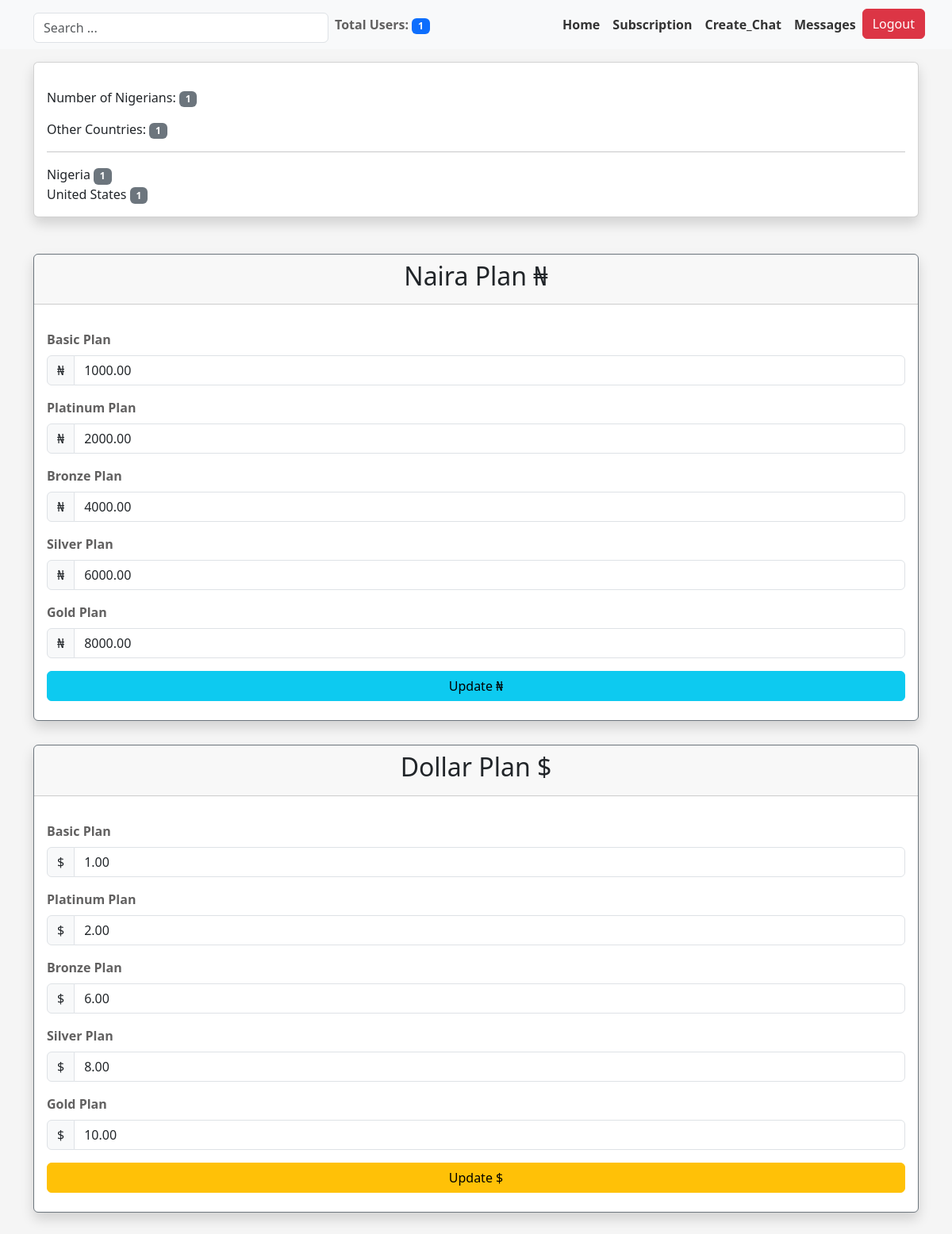
The page /superadmin (signed in) on the database its author committed.
### subscription/models.py (models this page shows, shortened)
class NairaSubscriptionPlan(models.Model):
    PLAN_CHOICES = (
        ('Basic', 'Basic - Daily Plan'),
        ('Platinum', 'Platinum - Monthly Plan'),
        ('Bronze', 'Bronze - Quarterly Plan'),
        ('Silver', 'Silver - Biannual Plan'),
        ('Gold', 'Gold - Annual Plan'),
        ('ForeignBasic', 'Basic - Daily Plan'),
        ('ForeignPlatinum', 'Platinum - Monthly Plan'),
        ('ForeignBronze', 'Bronze - Quarterly Plan'),
        ('ForeignSilver', 'Silver - Biannual Plan'),
        ('ForeignGold', 'Gold - Annual Plan'),
    )
    plan_type = models.CharField(max_length=20, choices=PLAN_CHOICES)
    price = models.DecimalField(max_digits=10, decimal_places=2)

class DollarSubscriptionPlan(models.Model):
    PLAN_CHOICES = (
        ('Basic', 'Basic - Daily Plan'),
        ('Platinum', 'Platinum - Monthly Plan'),
        ('Bronze', 'Bronze - Quarterly Plan'),
        ('Silver', 'Silver - Biannual Plan'),
        ('Gold', 'Gold - Annual Plan'),
    )
    plan_type = models.CharField(max_length=20, choices=PLAN_CHOICES)
    price = models.DecimalField(max_digits=10, decimal_places=2)

### myapp/views.py (the view, shortened to what this page needs)
# urls.py: path('superadmin', views.superadmin, name="superadmin"),
@login_required(login_url='superadminlogin')
def superadmin(request):
    if request.user.is_authenticated:
        if request.user.email == 'admin@admin.com':
            users = User.objects.all()
            number = users.count() - 1  # Total number of users
            other_country = 0
            nigeria = 0
            usercountry = User.objects.values('country').annotate(
                count=Count('country')).order_by('country')
            for country_data in usercountry:
                country = country_data['country']
                count = country_data['count']
                if country is not None:
                    if country.lower() == 'nigeria':
                        nigeria += count
                    else:
                        other_country += count
            nairaGold = NairaSubscriptionPlan.objects.get(plan_type='Gold')
            nairaSilver = NairaSubscriptionPlan.objects.get(plan_type='Silver')
            nairaBronze = NairaSubscriptionPlan.objects.get(plan_type='Bronze')
            nairaPlatinum = NairaSubscriptionPlan.objects.get(
                plan_type='Platinum')
            nairaBasic = NairaSubscriptionPlan.objects.get(plan_type='Basic')
            dollarGold = DollarSubscriptionPlan.objects.get(plan_type='Gold')
            dollarSilver = DollarSubscriptionPlan.objects.get(
                plan_type='Silver')
            dollarBronze = DollarSubscriptionPlan.objects.get(
                plan_type='Bronze')
            dollarPlatinum = DollarSubscriptionPlan.objects.get(
                plan_type='Platinum')
            dollarBasic = DollarSubscriptionPlan.objects.get(
                plan_type='Basic')
            context = {
                'users': users,
                'number': number,
                'nigeria': nigeria,
                'usercountry': usercountry,  # Updated usercountry list with counts
                'othercountry': other_country,
                'nairaGold': nairaGold,
                'nairaSilver': nairaSilver,
                'nairaBronze': nairaBronze,
                'nairaPlatinum': nairaPlatinum,
                'nairaBasic': nairaBasic,
                'dollarGold': dollarGold,
                'dollarSilver': dollarSilver,
                'dollarBronze': dollarBronze,
                'dollarPlatinum': dollarPlatinum,
                'dollarBasic': dollarBasic,
            }
        else:
            return redirect('superadminlogin')
    else:
        return redirect('superadminlogin')
    return render(request, 'myapp/superadmin.html', context)

### myapp/templates/myapp/superadmin.html (shortened to what this page needs)
{% extends 'superadminwrapper.html' %}
{% load static %}
{% block content %}
<div class="container">
    <div class="row my-3 g-0">
        <div class="card shadow">
            <div class="card-body">
                <label for="card-label" class="card-label mt-3">Number of Nigerians:
                    <span class="badge bg-secondary">{{ nigeria }}</span>
                </label>
                <br>
                <label for="card-label" class="card-label mt-3">Other Countries:
                    <span class="badge bg-secondary">{{ othercountry }}</span>
                </label>
                <br>
                <hr>
                {% for country_data in usercountry %}
                {{ country_data.country }}
                <span class="badge bg-secondary">{{ country_data.count }}</span>
                <br>
                {% endfor %}
            </div>
        </div>
    </div>
    <div class="row">
        <form action="" method="POST">
            <div class="card shadow border-secondary">
                <div class="card-header text-center">
                    <h2> Naira Plan ₦</h2>
                </div>
                <div class="card-body">
                    <div class="col-sm-12 mt-3">
                        <label for="plan" class="form-label">Basic Plan</label>
                        <div class="input-group">
                            <span class="input-group-text">₦</span>
                            <input type="number" class="form-control" name="basicprice" aria-label="itemprice"
                                value="{{nairaBasic.price}}" min="0">
                        </div>
                    </div>
                    <div class="col-sm-12 mt-3">
                        <label for="plan" class="form-label">Platinum Plan</label>
                        <div class="input-group">
                            <span class="input-group-text">₦</span>
                            <input type="number" class="form-control" name="platinumprice" aria-label="itemprice"
                                value="{{nairaPlatinum.price}}" min="0">
                        </div>
                    </div>
                    <div class="col-sm-12 mt-3">
                        <label for="plan" class="form-label">Bronze Plan</label>
                        <div class="input-group">
                            <span class="input-group-text">₦</span>
                            <input type="number" class="form-control" name="bronzeprice" aria-label="itemprice"
                                value="{{nairaBronze.price}}" min="0">
                        </div>
                    </div>
                    <div class="col-sm-12 mt-3">
                        <label for="plan" class="form-label">Silver Plan</label>
                        <div class="input-group">
                            <span class="input-group-text">₦</span>
                            <input type="number" class="form-control" name="silverprice" aria-label="itemprice"
                                value="{{nairaSilver.price}}" min="0">
                        </div>
                    </div>
                    <div class="col-sm-12 mt-3">
                        <label for="plan" class="form-label">Gold Plan</label>
                        <div class="input-group">
                            <span class="input-group-text">₦</span>
                            <input type="number" class="form-control" name="goldprice" aria-label="itemprice"
                                value="{{nairaGold.price}}" min="0">
                        </div>
                    </div>
                    <div class="col-sm-12 mt-3">
                        <button class="btn btn-info w-100 mb-2" name="nairabutton" type="submit">Update ₦</button>
                    </div>
                </div>
            </div>
        </form>
        <form action="" method="POST">
            <div class="card shadow border-secondary">
                <div class="card-header text-center">
                    <h2> Dollar Plan $</h2>
                </div>
                <div class="card-body">
                    <div class="col-sm-12 mt-3">
                        <label for="plan" class="form-label">Basic Plan</label>
                        <div class="input-group">
                            <span class="input-group-text">$</span>
                            <input type="number" class="form-control" name="basicprice" aria-label="itemprice"
                                value="{{dollarBasic.price}}" min="0">
                        </div>
                    </div>
                    <div class="col-sm-12 mt-3">
                        <label for="plan" class="form-label">Platinum Plan</label>
                        <div class="input-group">
                            <span class="input-group-text">$</span>
                            <input type="number" class="form-control" name="platinumprice" aria-label="itemprice"
                                value="{{dollarPlatinum.price}}" min="0">
                        </div>
                    </div>
                    <div class="col-sm-12 mt-3">
                        <label for="plan" class="form-label">Bronze Plan</label>
                        <div class="input-group">
                            <span class="input-group-text">$</span>
                            <input type="number" class="form-control" name="bronzeprice" aria-label="itemprice"
                                value="{{dollarBronze.price}}" min="0">
                        </div>
                    </div>
                    <div class="col-sm-12 mt-3">
                        <label for="plan" class="form-label">Silver Plan</label>
                        <div class="input-group">
                            <span class="input-group-text">$</span>
                            <input type="number" class="form-control" name="silverprice" aria-label="itemprice"
                                value="{{dollarSilver.price}}" min="0">
                        </div>
                    </div>
                    <div class="col-sm-12 mt-3">
                        <label for="plan" class="form-label">Gold Plan</label>
                        <div class="input-group">
                            <span class="input-group-text">$</span>
                            <input type="number" class="form-control" name="goldprice" aria-label="itemprice"
                                value="{{dollarGold.price}}" min="0">
                        </div>
                    </div>
                    <div class="col-sm-12 mt-3">
                        <button class="btn btn-warning w-100 mb-2" name="dollarbutton" type="submit">Update $</button>
                    </div>
                </div>
            </div>
        </form>
    </div>
</div>
{% endblock content %}

### static/assets/style.css (style rules this page uses)
:root { scroll-behavior: smooth; }
body { font-family: "Merriweather"; background: #F5F5F5; color: #333333; }
.form-label { font-weight: bold; color: #616060; }
.card { margin-bottom: 30px; border: none; border-radius: 5px; box-shadow: 0px 0 30px rgba(166, 184, 12, 0.1); }
.card-header { border-color: #ebeef4; background-color: #fff; color: #798eb3; padding: 15px; }
.card-body { padding: 0 20px 20px 20px; }

### static/homepage.css (style rules this page uses)
body { font-family: Arial, sans-serif; background-color: #000000; color: #ffffff; margin: 0; padding: 0; }

### templates/superadminwrapper.html (style rules this page uses)
body { background: whitesmoke; color: black; }

### rows shown on the page
NairaSubscriptionPlan: basicprice "1000.00"
NairaSubscriptionPlan: platinumprice "2000.00"
NairaSubscriptionPlan: bronzeprice "4000.00"
NairaSubscriptionPlan: silverprice "6000.00"
NairaSubscriptionPlan: goldprice "8000.00"
DollarSubscriptionPlan: basicprice "1.00"
DollarSubscriptionPlan: platinumprice "2.00"
DollarSubscriptionPlan: bronzeprice "6.00"
DollarSubscriptionPlan: silverprice "8.00"
DollarSubscriptionPlan: goldprice "10.00"

### other values the page prints
{{ number }} "1"
{{ nigeria }} "1"
{{ othercountry }} "1"
{{ country_data.country }} "Nigeria" "United States"
{{ country_data.count }} "1" "1"
